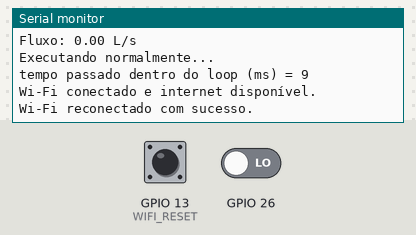
Simulated run of this sketch. Board: ESP32. On the bench: the last lines printed to the serial monitor. The test bench sets the inputs (shaded band); at power-on: GPIO 13 (WIFI_RESET) HIGH, GPIO 26 LOW. WiFi joins after 1.5 s; servers stay silent unless stated; uploads are accepted with an empty reply; the local clock reads 2024-03-15 10:24:30 at power-on unless the sketch sets it. At 13.5 s the program restarts the board; the recording ends there.

Above: at 4.7 s.
4.8 s: GPIO 13 (WIFI_RESET) pulled LOW for 0.15 s
At 5.9 s:
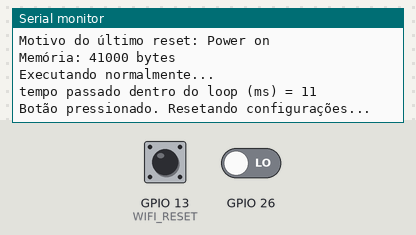
7.9 s: GPIO 13 (WIFI_RESET) pulled LOW for 3.2 s
At 10.2 s:
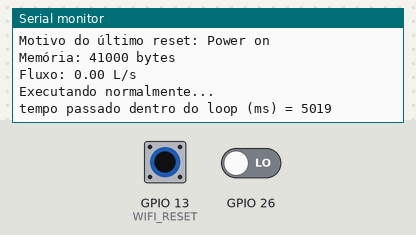
Timing chart, 0 to 11.7 s (numbered marks = the images above; inputs shaded):
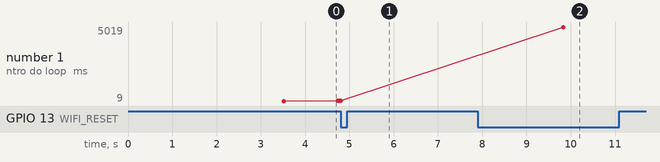

Measured:
- after the input at 4.8 s, the serial monitor: prints a new line at once (image 1)
- after the input at 7.9 s, the serial monitor: prints a new line after 1.9 s (image 2)
- plotted number 1: 11 → 5019 after the input at 7.9 s

The sketch:

FlowHall.ino
```cpp
#include <WiFiManager.h>
#include <HTTPClient.h>
#include <ESP32Time.h>
#include <ESPmDNS.h>
#include <ESP32Ping.h>

WiFiManager wm;
HTTPClient http;
IPAddress ip;
ESP32Time rtc;

#define WIFI_RESET 13

int contador;
int tempoFluxo = 0;
int tempoAnterior = 0;        // Variável de controle de tempo para envio de dados do código.
int tempoDesejado = 2000;     // Valor incial do volume que será enviado ao banco de dados;
int tentativasReconexao = 0;  // Contador de tentativas de reconexão

float volume = 0;
float volumeFluxo = 0;
float porcentagem;
float fluxo = 0;

#define BAUD_RATE 115200

hw_timer_t *timer = NULL;
bool travar = false;
const int wdtTimeout = 3000;  //time in ms to trigger the watchdog

// Função chamada pelo watchdog (timer)
void ARDUINO_ISR_ATTR resetModule() {
  ets_printf("WatchDog\n");
  esp_restart();
}

void setupTimer() {
  timer = timerBegin(3000000);                //timer 1Mhz resolution
  timerAttachInterrupt(timer, &resetModule);  //attach callback
  timerAlarm(timer, 30000000, false, 0);       //set time in us
}

void printResetReason() {
  esp_reset_reason_t reason = esp_reset_reason();

  Serial.print("Motivo do último reset: ");
  switch (reason) {
    case ESP_RST_POWERON: Serial.println("Power on"); break;
    case ESP_RST_EXT: Serial.println("Reset externo"); break;
    case ESP_RST_SW: Serial.println("Reset por software"); break;
    case ESP_RST_PANIC: Serial.println("Pânico (exceção)"); break;
    case ESP_RST_INT_WDT: Serial.println("Watchdog de interrupção"); break;
    case ESP_RST_TASK_WDT: Serial.println("Watchdog de tarefa"); break;
    case ESP_RST_WDT: Serial.println("Watchdog (timer)"); break;
    case ESP_RST_DEEPSLEEP: Serial.println("Wakeup de deep sleep"); break;
    default: Serial.println("Outro ou desconhecido"); break;
  }
}

void monitorarMemoria() {
  Serial.printf("Memória: %d bytes\n", ESP.getFreeHeap());
}

void passagem() {
  contador++;
}
void enviaDados(const char *id, float fluxo, float volume) {
  unsigned long startTime = millis();
  const char *url = "Minha Api";

  char dataHora[20];
  snprintf(dataHora, sizeof(dataHora), "%04d-%02d-%02d %02d:%02d:%02d", rtc.getYear(), rtc.getMonth() + 1, rtc.getDay(), rtc.getHour(true), rtc.getMinute(), rtc.getSecond());
  char jsonPayload[130];
  snprintf(jsonPayload, sizeof(jsonPayload), "{\"id\":\"%s\", \"fluxo\":%.2f, \"volume\":%.2f, \"data\":\"%s\"}", id, fluxo, volume, dataHora);

  http.begin(url);
  http.addHeader("Content-Type", "application/json");
  http.setFollowRedirects(HTTPC_STRICT_FOLLOW_REDIRECTS);
  http.setTimeout(15000);  // Também aqui

  int httpResponseCode = http.POST(jsonPayload);
  yield();  // alimenta o watchdog

  if (httpResponseCode > 0) {
    String response = http.getString();
    Serial.println(response);
  } else {
    Serial.println(httpResponseCode);
  }

  http.end();

  unsigned long elapsedTime = millis() - startTime;
  Serial.printf("Tempo para enviar dados: %lu ms\n", elapsedTime);
}

bool transmiteID() {
  uint64_t chipMac = ESP.getEfuseMac();
  char macSuffix[7];  // 6 digits + null terminator
  sprintf(macSuffix, "%02X%02X%02X",
          (uint8_t)(chipMac >> 24),   // 0x40
          (uint8_t)(chipMac >> 32),   // 0x91
          (uint8_t)(chipMac >> 40));  // 0x51

  char hostname[22];
  char serviceName[42];
  sprintf(hostname, "ESP-%s", macSuffix);
  sprintf(serviceName, "_ESP-%s._http._tcp.", macSuffix);

  if (MDNS.begin(hostname)) {
    MDNS.addService((const char *)serviceName, "tcp", 80);  // Conversão explícita para const char*
    MDNS.addService("_http", "_tcp", 80);
    MDNS.addServiceTxt("_http", "_tcp", "mac", (const char *)macSuffix);
    MDNS.addServiceTxt("_http", "_tcp", "id", WiFi.macAddress());
    MDNS.addServiceTxt("_http", "_tcp", "device", "ESP - ");
    return true;
  }
  return false;
}

bool checkWiFi() {
  if (WiFi.status() != WL_CONNECTED) {
    unsigned long startAttemptTime = millis();
    Serial.println("Wi-Fi desconectado. Tentando reconectar...");

    while (WiFi.status() != WL_CONNECTED && millis() - startAttemptTime < 15000) {
      WiFi.reconnect();
      delay(500);
      Serial.println("Tentando reconectar ao Wi-Fi...");
    }

    if (WiFi.status() != WL_CONNECTED) {
      Serial.println("Falha ao reconectar ao Wi-Fi.");
      return false;
    }
  }

  if (!temInternet()) {
    Serial.println("Sem acesso à internet.");
    return false;
  }

  Serial.println("Wi-Fi conectado e internet disponível.");
  return true;
}

bool temInternet() {
  if (!WiFi.hostByName("google.com", ip)) {
    return false;
  }
  bool status = Ping.ping(ip, 2);
  return status;
}

void setupWiFi() {
  WiFi.setSleep(false);
  WiFi.setAutoReconnect(true);
  wm.setConfigPortalTimeout(80);
  if (!wm.autoConnect("Filtro Purific")) {
    delay(3000);
  }
  for (int i = 0; i < 5; i++) {
    if (!checkWiFi()) {
      if (i >= 4) {
        Serial.println("Reiniciando ESP");
        esp_restart();  // Reinicia o ESP após 10 falhas
      }
    } else
      break;
  }
}

void checkButton() {
  if (digitalRead(WIFI_RESET) == LOW) {
    Serial.println("Botão pressionado. Resetando configurações...");
    delay(5000);
    if (digitalRead(WIFI_RESET) == LOW) {
      wm.resetSettings();
      Serial.println("Configurações de Wi-Fi resetadas.");
    }
    wm.setConfigPortalTimeout(120);
    if (!wm.startConfigPortal("Filtro Purific")) {
      Serial.println("Portal de configuração expirou. Reiniciando ESP...");
      delay(3000);
      esp_restart();
    } else {
      if (WiFi.isConnected()) {
        Serial.println("Conectado ao Wi-Fi após portal de configuração.");
      } else {
        Serial.println("Falha ao conectar ao Wi-Fi após portal de configuração.");
      }
    }
  }
}

void setup() {
  Serial.begin(BAUD_RATE);
  pinMode(WIFI_RESET, INPUT_PULLUP);

  attachInterrupt(digitalPinToInterrupt(26), passagem, RISING);
  setupWiFi();
  delay(1000);
  if (transmiteID()) {
    Serial.println("Publicando");
  }

  configTime(3600 * -3, 0, "time.nist.gov");
  struct tm timeinfo;
  if (WiFi.status() == WL_CONNECTED and getLocalTime(&timeinfo)) {
    Serial.println("Hora: " + String(rtc.getHour(true)) + ":" + String(rtc.getMinute()));
    Serial.println("Data: " + String(rtc.getDay()) + "/" + String(rtc.getMonth() + 1) + "/" + String(rtc.getYear()));
  } else {
    Serial.println("Falha ao definir hora e data...");
  }
  setupTimer();
}

void loop() {
  timerWrite(timer, 0);  //reseta o temporizador (alimenta o watchdog)
  long tme = millis();   //tempo inicial do loop
  checkButton();
  volume = (contador * 0.56 + 10.4) / 1000;

  Serial.printf("Volume: %.2f L\n", fluxo);
  printResetReason();
  monitorarMemoria();

  if (millis() - tempoFluxo > 1000) {
    fluxo = (volume - volumeFluxo) / ((millis() - tempoFluxo) / 1000);
    tempoFluxo = millis();
    volumeFluxo = volume;
    Serial.printf("Fluxo: %.2f L/s\n", fluxo);
  }

  Serial.println("Executando normalmente...");
  Serial.print("tempo passado dentro do loop (ms) = ");
  tme = millis() - tme;  //calcula o tempo (atual - inicial)
  Serial.println(tme);
  if (millis() - tempoAnterior > tempoDesejado) {
    if (!checkWiFi()) {
      tentativasReconexao++;
      Serial.printf("Tentativa de reconexão: %d\n", tentativasReconexao);
      if (tentativasReconexao >= 10) {
        Serial.println("Falha ao reconectar após 10 tentativas. Reiniciando ESP...");
        esp_restart();
      }
    } else {
      tentativasReconexao = 0;
      Serial.println("Wi-Fi reconectado com sucesso.");
    }
    enviaDados(WiFi.macAddress().c_str(), fluxo, volume);
    tempoAnterior = millis();
    monitorarMemoria();
  }
}
```
